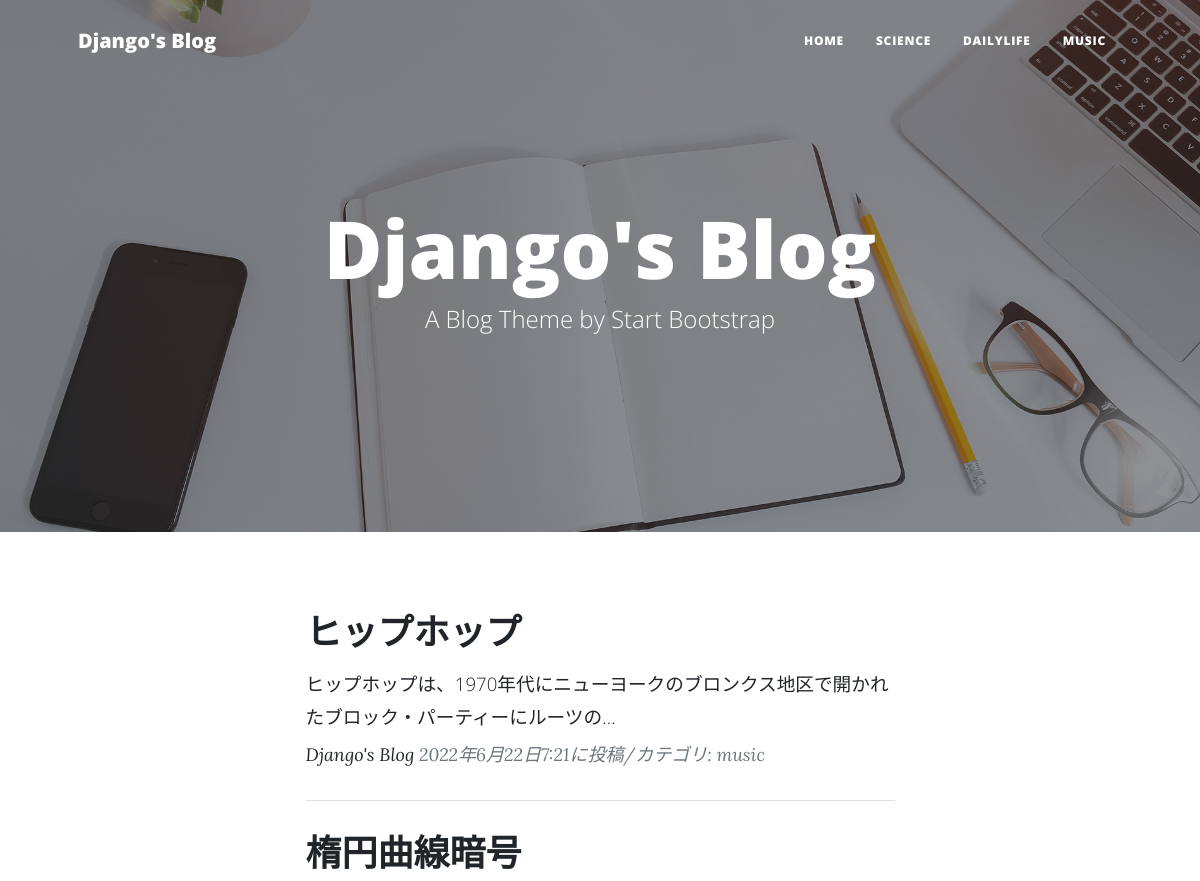
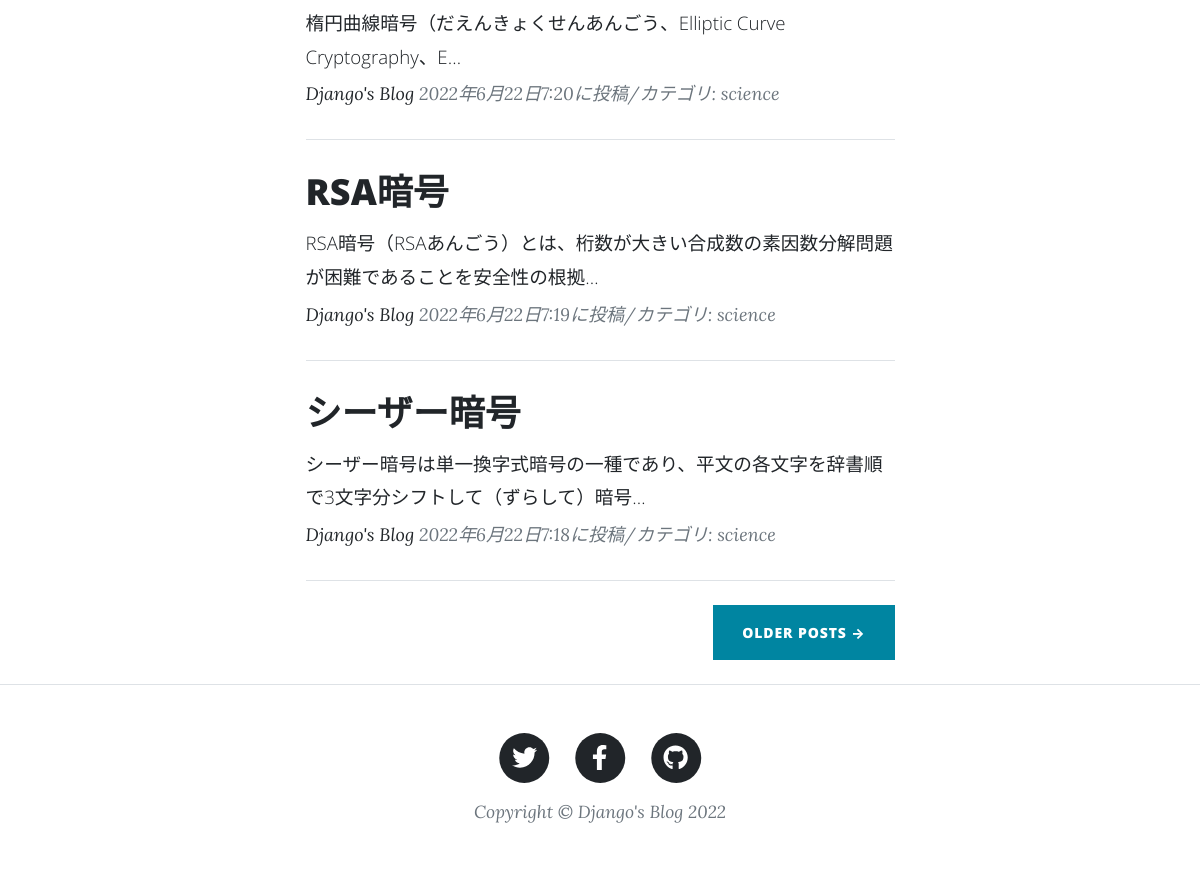
The page / on the database its author committed (2 pictures, top to bottom).
### blogapp/models.py (models this page shows, shortened)
class BlogPost(models.Model):
    CATEGORY =(('science', '科学のこと'),
               ('dailylife', '日常のこと'),
               ('music', '音楽のこと'))
    title = models.CharField(
        verbose_name ='タイトル',
        max_length= 200
        )
    content = models.TextField(
        verbose_name='本文'
        )
    posted_at = models.DateTimeField(
        verbose_name = '投稿日時',
        auto_now_add = True #日時を自動追加
        )
    category = models.CharField(
        verbose_name='カテゴリ',
        max_length = 50,
        choices = CATEGORY
        )

### blogapp/views.py (the view)
# urls.py: path('', views.IndexView.as_view(), name='index'),
class IndexView(ListView):
    template_name = 'index.html'
    context_object_name = 'orderby_records'
    queryset = BlogPost.objects.order_by('-posted_at')

### blogapp/templates/index.html (shortened to what this page needs)
{% extends 'base.html' %}
{% load static %}
        {% block header %}
        <header class="masthead" style="background-image: url({% static 'assets/img/home-bg.jpg' %})">
            <div class="container position-relative px-4 px-lg-5">
                <div class="row gx-4 gx-lg-5 justify-content-center">
                    <div class="col-md-10 col-lg-8 col-xl-7">
                        <div class="site-heading">
                            <h1>Django's Blog</h1>
                            <span class="subheading">A Blog Theme by Start Bootstrap</span>
                        </div>
                    </div>
                </div>
            </div>
        </header>
        {% endblock %}
        {% block contents %}
        <div class="container px-4 px-lg-5">
            <div class="row gx-4 gx-lg-5 justify-content-center">
                <div class="col-md-10 col-lg-8 col-xl-7">
                    {% for record in orderby_records %}
                    <div class="post-preview">
                        <a href="{% url 'blogapp:blog_detail' record.pk %}">
                            <h2 class="post-title">
                                 {{record.title}}</h2>
                            <h3 class="post-subtitle">
                                <span style="font-size : 14pt">
                                {{record.content|truncatechars:50}}
                                </span>
                            </h3>
                        </a>
                        <p class="post-meta">
                            <a href="#">Django's Blog</a>
                            {{record.posted_at}}に投稿/カテゴリ:
                            {{record.category}}</p>
                </div>
                    <hr class="my-4" />
                    {% endfor %}
                    <div class="d-flex justify-content-end mb-4"><a class="btn btn-primary text-uppercase" href="#!">Older Posts →</a></div>
                </div>
            </div>
        </div>
        {% endblock %}

### blogapp/templates/base.html (shortened to what this page needs)
{% load static %}
<!DOCTYPE html>
<html lang="ja">
    <head>
        <link href={% static 'css/styles.css' %} rel="stylesheet" />
    </head>
    <body>
        <nav class="navbar navbar-expand-lg navbar-light" id="mainNav">
            <div class="container px-4 px-lg-5">
                <a class="navbar-brand" href={% url 'blogapp:index' %}>Django's Blog</a>
                <div class="collapse navbar-collapse" id="navbarResponsive">
                    <ul class="navbar-nav ms-auto py-4 py-lg-0">
                        <li class="nav-item"><a class="nav-link px-lg-3 py-3 py-lg-4" href="{% url 'blogapp:index' %}">Home</a></li>
                        <li class="nav-item"><a class="nav-link px-lg-3 py-3 py-lg-4" href="{% url 'blogapp:science_list' %}">SCIENCE</a></li>
                        <li class="nav-item"><a class="nav-link px-lg-3 py-3 py-lg-4" href="{% url 'blogapp:dailylife_list' %}">DAILYLIFE</a></li>
                        <li class="nav-item"><a class="nav-link px-lg-3 py-3 py-lg-4" href="{% url 'blogapp:music_list' %}">MUSIC</a></li>
                    </ul>
                </div>
            </div>
        </nav>
        {% block header %}{% endblock %}
        {% block contents %}{% endblock %}
        <footer class="border-top">
            <div class="container px-4 px-lg-5">
                <div class="row gx-4 gx-lg-5 justify-content-center">
                    <div class="col-md-10 col-lg-8 col-xl-7">
                        <ul class="list-inline text-center">
                            <li class="list-inline-item">
                                <a href="https://twitter.com/">
                                    <span class="fa-stack fa-lg">
                                        <i class="fas fa-circle fa-stack-2x"></i>
                                        <i class="fab fa-twitter fa-stack-1x fa-inverse"></i>
                                    </span>
                                </a>
                            </li>
                            <li class="list-inline-item">
                                <a href="https://facebook.com/">
                                    <span class="fa-stack fa-lg">
                                        <i class="fas fa-circle fa-stack-2x"></i>
                                        <i class="fab fa-facebook-f fa-stack-1x fa-inverse"></i>
                                    </span>
                                </a>
                            </li>
                            <li class="list-inline-item">
                                <a href="https://github.co.jp/">
                                    <span class="fa-stack fa-lg">
                                        <i class="fas fa-circle fa-stack-2x"></i>
                                        <i class="fab fa-github fa-stack-1x fa-inverse"></i>
                                    </span>
                                </a>
                            </li>
                        </ul>
                        <div class="small text-center text-muted fst-italic">Copyright &copy; Django's Blog 2022</div>
                    </div>
                </div>
            </div>
        </footer>
    </body>
</html>

### rows shown on the page
BlogPost: title "ヒップホップ", content "ヒップホップは、1970年代にニューヨークのブロンクス地区で開かれたブロック・パーティーにルーツの…", posted_at "2022年6月22日7:21", category "music"
BlogPost: title "楕円曲線暗号", content "楕円曲線暗号（だえんきょくせんあんごう、Elliptic Curve Cryptography、E…", posted_at "2022年6月22日7:20", category "science"
BlogPost: title "RSA暗号", content "RSA暗号（RSAあんごう）とは、桁数が大きい合成数の素因数分解問題が困難であることを安全性の根拠…", posted_at "2022年6月22日7:19", category "science"
BlogPost: title "シーザー暗号", content "シーザー暗号は単一換字式暗号の一種であり、平文の各文字を辞書順で3文字分シフトして（ずらして）暗号…", posted_at "2022年6月22日7:18", category "science"
